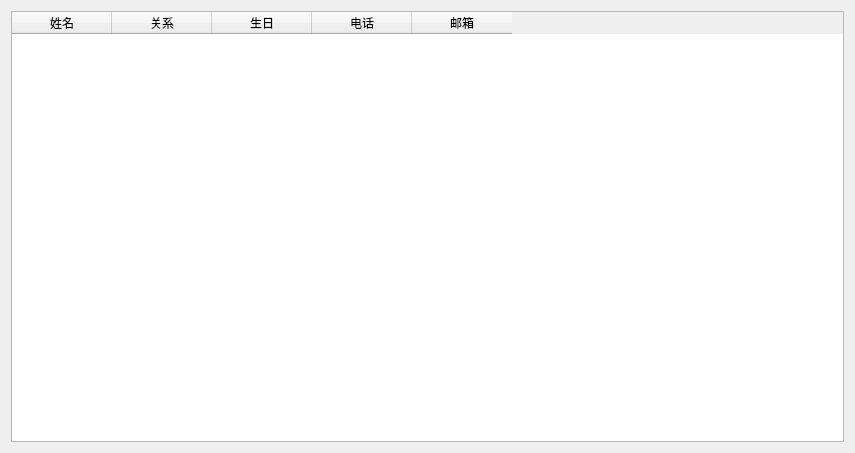
<?xml version="1.0" encoding="UTF-8"?>
<ui version="4.0">
 <class>FindBIrthdayIn5DaysDialogClass</class>
 <widget class="QDialog" name="FindBIrthdayIn5DaysDialogClass">
  <property name="geometry">
   <rect>
    <x>0</x>
    <y>0</y>
    <width>855</width>
    <height>453</height>
   </rect>
  </property>
  <property name="windowTitle">
   <string>FindBIrthdayIn5DaysDialog</string>
  </property>
  <layout class="QVBoxLayout" name="verticalLayout">
   <item>
    <widget class="QTableWidget" name="tableWidget">
     <column>
      <property name="text">
       <string>姓名</string>
      </property>
     </column>
     <column>
      <property name="text">
       <string>关系</string>
      </property>
     </column>
     <column>
      <property name="text">
       <string>生日</string>
      </property>
     </column>
     <column>
      <property name="text">
       <string>电话</string>
      </property>
     </column>
     <column>
      <property name="text">
       <string>邮箱</string>
      </property>
     </column>
    </widget>
   </item>
  </layout>
 </widget>
 <layoutdefault spacing="6" margin="11"/>
 <resources/>
 <connections/>
</ui>
